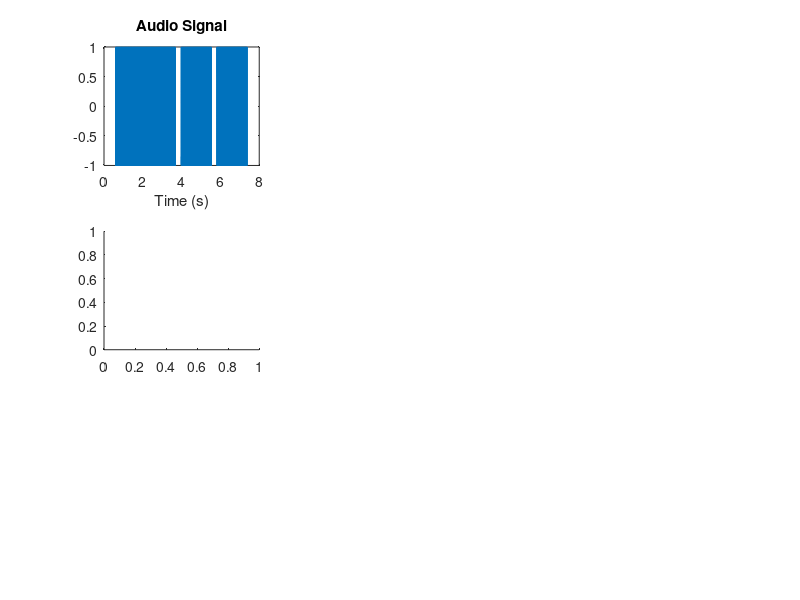

This figure's MATLAB source: (Note: this script raises an error after producing the figure.)
close all;
clear all;
clc;
load FurElise.mat song fs

% Pitch values for Human Voice
values = {'A0', 'B0', 'C1', 'D1', 'E1', 'F1', 'G1', 'A1', 'B1', 'C2', ...
          'D2', 'E2', 'F2', 'G2', 'A2', 'B2', 'C3', 'D3', 'E3', 'F3', ...
          'G3', 'A3', 'B3', 'C4', 'D4', 'E4', 'F4', 'G4', 'A4', 'B4', ...
          'C5', 'D5', 'E5', 'F5', 'G5', 'A5', 'B5', 'C6', 'D6', 'E6', ...
          'F6', 'G6', 'A6'};
keys   = {  28,   31,   33,   37,   41,   44,   49,   55,   61,   65, ...
            73,   82,   87,   98,  110,  123,  131,  147,  165,  175, ...
           196,  220,  247,  262,  294,  330,  349,  392,  440,  494, ...
           523,  587,  659,  698,  784,  880,  988, 1047, 1175, 1319, ...
          1397, 1568, 1760};
pitch_map = containers.Map(keys, values);

pitch_values = [28, 31, 33, 37, 41, 44, 49, 55, 61, 65, 73,82, 87, 98, ...
                110, 123, 131, 147, 165, 175, 196, 220, 247, 262, 294, ...
                330, 349, 392, 440, 494, 523, 587, 659, 698, 784, 880, ...
                988, 1047, 1175, 1319, 1397, 1568, 1760];

Voice = song;
Fs = fs;
L = length(Voice)/Fs;

t0 = 0:1/Fs:L-1/Fs;

% Sound Plot
subplot(3, 3, 1);
plot(t0, Voice);
title('Audio Signal');
xlabel("Time (s)");

% Spectrogram calculated over audio signal
subplot(3, 3, 4);
colormap('jet');
NWin = round(0.08 * Fs);
NOv = round(NWin * 0.75);
NDFT = max(Fs, 2^nextpow2(NWin));
spectrogram(Voice,         ...
            hamming(NWin), ...
            NOv,           ...
            NDFT,          ...
            Fs,            ...
            'yaxis');
axis([0 inf 0 1.8]);
title('Spectrogram of Für Elise');
xlabel("Time (s)");
ylabel("Frequency (kHz)");

% Fundamental Frequencies per Time Segment Identifier
[data_freqs, t1] = pitchEstimation(Voice, Fs);

% Plot Fundamental Frequencies
subplot(3, 3, 2);
stairs(t1, data_freqs)
title('Fundamental Frequency Level Calculated with Spectrogram');
xlabel("Time (s)");
ylabel('Pitch (Hz)');
    
% Alternate Plot Fundamental Frequencies with Pitch function PEF
subplot(3, 3, 3);
[f0, loc] = pitch(Voice, Fs, ...
                 'Method', 'PEF', ...
                 'Range', [11 3999], ...
                 'WindowLength', round(Fs * 0.08), ...
                 'OverlapLength', round(Fs * 0.05));
t2 = loc/Fs;
stairs(t2, f0)
title('Fundamental Frequency Level Pitch Function PEF');
xlabel("Time (s)");
ylabel('Pitch (Hz)');

% Plot Fundamental Frequencies with Pitch Lines
subplot(3, 3, 5);
stairs(t1, data_freqs)
title('Fundamental Frequency Level Calculated with Spectrogram');
xlabel("Time (s)");
ylabel('Pitch (Hz)');
add_pitch_lines(data_freqs)
    
% Alternate Plot Fundamental Frequencies with Pitch function PEF with Pitch
% Lines
subplot(3, 3, 6);
stairs(t2, f0)
title('Fundamental Frequency Level Pitch Function PEF');
xlabel("Time (s)");
ylabel('Pitch (Hz)');
add_pitch_lines(f0)

% Differente in frequency to pitch values possible and voice recorded
% & closest pitch to such freqeuncy identifier.
    % Change data and pitches into matrixes to be able to evaluate each
    % data point for each pitch frequency.
diff_values_data  = data_freqs'.*ones(length(pitch_values), length(data_freqs));
diff_values_pitch = pitch_values'.*ones(length(pitch_values), length(data_freqs));

    % Calculate the absolute difference between the pitch values
    % defined and the fundamental frequencies found ignoring difference
    % values where the fundamental frequency is too big or too small.
diff_values = (diff_values_pitch - diff_values_data) .* (data_freqs ~= 0)';

    % Calculate position and difference between pitches and fundamental
    % frequencies found
[~, idx] = min(abs(diff_values));

    % Select pitch closest to fundamental frequency per time segment
PitchesxSegments = size(diff_values);
delta_freq = zeros(PitchesxSegments(1), 1);
for k = 1:PitchesxSegments(2)
    delta_freq(k) = diff_values(idx(k), k);
end

delta_freqs_resampled = squareUpSampler(delta_freq, length(t0));

    % Select pitches closest to 
closest_pitch = pitch_values(idx) .* (data_freqs ~= 0)';

delta_freq_exp = 2*cos(2*pi*delta_freqs_resampled.*t0');

Voice_Shifted = Voice.*delta_freq_exp;
            
% sound(Voice, Fs)
% pause
% sound(Voice_Shifted, Fs)

% Graph Spectrogram 
subplot(3, 3, 7);
spectrogram(Voice_Shifted, hamming(NWin), NOv, NDFT, Fs, 'yaxis');
axis([0 inf 0 1.8]);
title('Spectrogram of Audio Recorded Signal Shifted');
xlabel("Time (s)");
ylabel("Frequency (Hz)");

[shifted, t3] = pitchEstimation(Voice_Shifted, Fs);
subplot(3, 3, 8);
stairs(t3, shifted)
title({'Fundamental Frequency Level'; 'Calculated with Specgram'; 'Shifted'});
xlabel("Time (s)");
ylabel('Pitch (Hz)');
add_pitch_lines(shifted)

subplot(3, 3, 9);
[f0, loc] = pitch(Voice_Shifted, Fs, ...
                 'Method', 'PEF', ...
                 'Range', [11 3999], ...
                 'WindowLength', round(Fs * 0.08), ...
                 'OverlapLength', round(Fs * 0.05));
t4 = loc/Fs;
stairs(t4, f0)
title({'Fundamental Frequency Level'; 'Pitch Function PEF'; 'Shifted'});
xlabel("Time (s)");
ylabel('Pitch (Hz)');
add_pitch_lines(f0)
